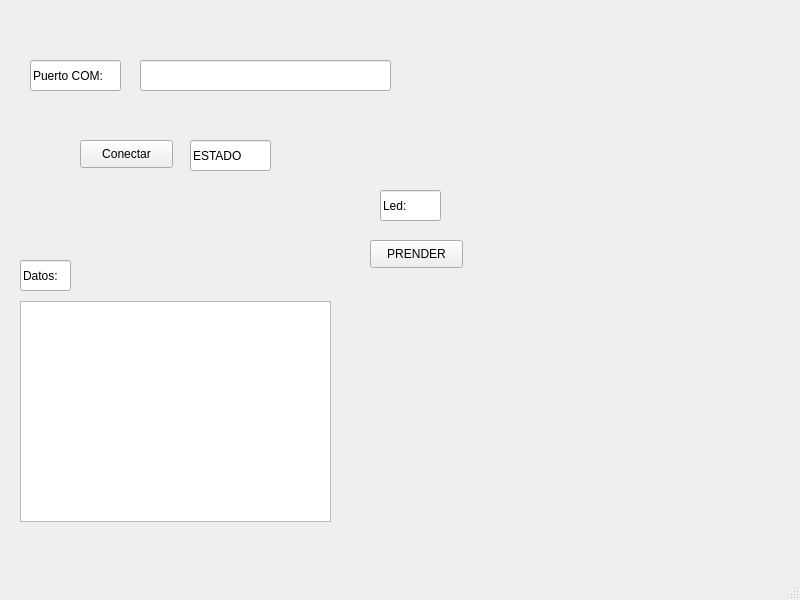
<?xml version="1.0" encoding="UTF-8"?>
<ui version="4.0">
 <class>MainWindow</class>
 <widget class="QMainWindow" name="MainWindow">
  <property name="geometry">
   <rect>
    <x>0</x>
    <y>0</y>
    <width>800</width>
    <height>600</height>
   </rect>
  </property>
  <property name="windowTitle">
   <string>MainWindow</string>
  </property>
  <widget class="QWidget" name="centralwidget">
   <widget class="QLineEdit" name="lineEdit">
    <property name="geometry">
     <rect>
      <x>30</x>
      <y>60</y>
      <width>91</width>
      <height>31</height>
     </rect>
    </property>
    <property name="text">
     <string>Puerto COM:</string>
    </property>
   </widget>
   <widget class="QLineEdit" name="txt_com">
    <property name="geometry">
     <rect>
      <x>140</x>
      <y>60</y>
      <width>251</width>
      <height>31</height>
     </rect>
    </property>
   </widget>
   <widget class="QPushButton" name="btn_accion">
    <property name="geometry">
     <rect>
      <x>80</x>
      <y>140</y>
      <width>93</width>
      <height>28</height>
     </rect>
    </property>
    <property name="text">
     <string>Conectar</string>
    </property>
   </widget>
   <widget class="QLabel" name="txt_estado">
    <property name="geometry">
     <rect>
      <x>230</x>
      <y>110</y>
      <width>71</width>
      <height>31</height>
     </rect>
    </property>
    <property name="text">
     <string/>
    </property>
   </widget>
   <widget class="QLineEdit" name="lineEdit_2">
    <property name="geometry">
     <rect>
      <x>20</x>
      <y>260</y>
      <width>51</width>
      <height>31</height>
     </rect>
    </property>
    <property name="text">
     <string>Datos:</string>
    </property>
   </widget>
   <widget class="QListView" name="listdatos">
    <property name="geometry">
     <rect>
      <x>20</x>
      <y>301</y>
      <width>311</width>
      <height>221</height>
     </rect>
    </property>
   </widget>
   <widget class="QLineEdit" name="lineEdit_3">
    <property name="geometry">
     <rect>
      <x>380</x>
      <y>190</y>
      <width>61</width>
      <height>31</height>
     </rect>
    </property>
    <property name="text">
     <string>Led:</string>
    </property>
   </widget>
   <widget class="QPushButton" name="btn_control">
    <property name="geometry">
     <rect>
      <x>370</x>
      <y>240</y>
      <width>93</width>
      <height>28</height>
     </rect>
    </property>
    <property name="text">
     <string>PRENDER</string>
    </property>
   </widget>
   <widget class="QLineEdit" name="lineEdit_4">
    <property name="geometry">
     <rect>
      <x>190</x>
      <y>140</y>
      <width>81</width>
      <height>31</height>
     </rect>
    </property>
    <property name="text">
     <string>ESTADO</string>
    </property>
   </widget>
  </widget>
  <widget class="QMenuBar" name="menubar">
   <property name="geometry">
    <rect>
     <x>0</x>
     <y>0</y>
     <width>800</width>
     <height>26</height>
    </rect>
   </property>
  </widget>
  <widget class="QStatusBar" name="statusbar"/>
 </widget>
 <resources/>
 <connections/>
</ui>
